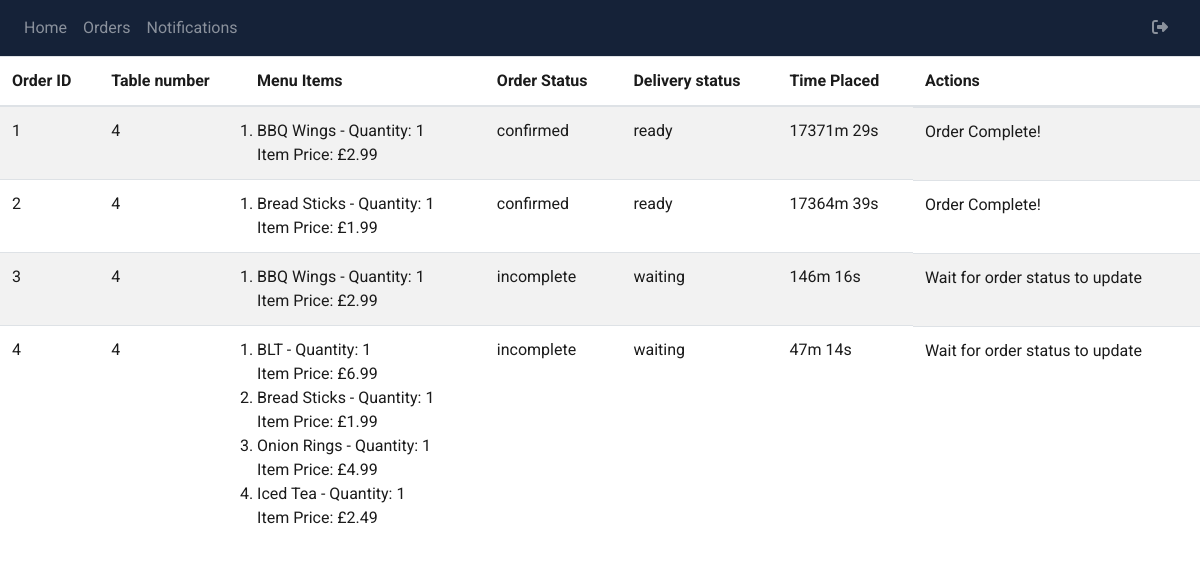
Page /kitchen/view-orders (signed in) on the committed database.
### packages/models.py (models this page shows, shortened)
class Order(db.Model):
    __tablename__ = "orders"
    id = db.Column(db.Integer, primary_key = True)
    user_id = db.Column(db.Integer, db.ForeignKey('users.id'))
    order_menu_items = db.relationship("OrderMenuItem", backref = "order", lazy = "dynamic")
    order_total = db.Column(db.Float, nullable = False, default = 0)
    status = db.Column(db.Enum('confirmed', 'incomplete', name='order_status'), nullable = False, default = 'incomplete')
    payment_status = db.Column(db.Enum('paid', 'unpaid', name='payment_status'), nullable = False, default = 'unpaid')
    delivery_status = db.Column(db.Enum('waiting', 'preparing', 'ready', 'otw', 'delivered', name='delivery_status'), nullable = False, default = 'waiting')
    time_placed = db.Column(db.DateTime, nullable=False, default=datetime.utcnow())

class User(db.Model):
    __tablename__ = "users"
    id = db.Column(db.Integer, primary_key = True, autoincrement = True)
    username = db.Column(db.String(100), unique = True, nullable = False)
    password = db.Column(db.String(1000), nullable = False)
    user_type = db.Column(db.Enum('customer', 'waiter', 'kitchen_staff','admin', name='user_type'), nullable = False)
    table_number = db.Column(db.Integer)
    table_number_start = db.Column(db.Integer)
    table_number_end = db.Column(db.Integer)

class MenuItem(db.Model):
    __tablename__ = "menu_items"
    id = db.Column(db.Integer, primary_key=True, autoincrement=True)
    name = db.Column(db.String(100), nullable=False)
    price = db.Column(db.Float, nullable=False)
    description = db.Column(db.String(300))
    ingredients = db.relationship("Ingredient", secondary=menu_item_ingredient, lazy="dynamic")
    calories = db.Column(db.Integer)
    type = db.Column(db.Enum('starters', 'mains', 'sides', 'desserts', 'drinks', name='MenuItem_type'), nullable=False)
    picture = db.Column(db.String(200), nullable=True)
    featured = db.Column(db.Boolean, default=False, nullable=True)

class OrderMenuItem(db.Model):
    __tablename__ = "order_menu_item"
    id = db.Column(db.Integer, primary_key = True, autoincrement = True)
    order_id = db.Column(db.Integer, db.ForeignKey("orders.id"), nullable = False)
    menu_item_id = db.Column(db.Integer, db.ForeignKey("menu_items.id"), nullable = False)
    quantity = db.Column(db.Integer, nullable = False, default = 1)
    item_price = db.Column(db.Float, nullable = False, default = 0)

### kitchen/kitchen.py (the view)
@kitchen.route('view-orders')
@kitchenstaff_required
def viewOrders():
    orders = Order.query.filter(not_(Order.delivery_status == 'delivered')).all()
    menu_items = MenuItem.query.all()
    users = User.query.all()
    return render_template('kitchen-view-order.html', orders = orders, menu_items = menu_items, users = users)

### kitchen/static/functions/kitchen_functions.py (called while the page is built, shortened)
def kitchenstaff_required(func):
    @functools.wraps(func)
    def wrapper(*args, **kwargs):
        return func(*args, **kwargs)
    return wrapper

### kitchen/templates/Kitchen-view-order.html (shortened to what this page needs)
{% extends "base.html" %} {% block title %}Display all Orders{% endblock %}
{% block content %}
<link rel="stylesheet" href="./static/style/kitchen-style.css">
<div class = "view-orders">
   <div class="orders">
      <table class="table table-striped">
         <thead>
            <tr>
               <th>Order ID</th>
               <th>Table number</th>
               <th>Menu Items</th>
               <th>Order Status</th>
               <th>Delivery status</th>
               <th>Time Placed</th>
               <th>Actions</th>
            </tr>
         </thead>
         <tbody>
            {% for item in orders %}
            <tr>
               <td>{{ item.id }}</td>
               <td>
                  {% for user in users %}
                  {% if user.id == item.user_id %}
                  {{ user.table_number }}
                  {% endif %}
                  {% endfor %}
               </td>
               <td>
                  <ol>
                     {% for order_menu_item in item.order_menu_items %}
                     {% for menu_item in menu_items %}
                     {% if order_menu_item.menu_item_id == menu_item.id %}
                     <li>
                        {{menu_item.name}} - Quantity: {{order_menu_item.quantity}}
                        <br> Item Price: £{{order_menu_item.item_price}}
                     </li>
                     {% endif %}
                     {% endfor %}
                     {% endfor %}
                  </ol>
               </td>
               <td>{{ item.status }}</td>
               <td>{{item.delivery_status}}</td>
               <td id="time-placed-{{ item.id }}">{{ item.time_placed.strftime('%Y-%m-%d %H:%M:%S') }}</td>
               <td class="button-cell">
                  {% if item.status == 'incomplete' %}
                  <p>Wait for order status to update</p>
                  {% else %}
                  {% if item.delivery_status == 'waiting' %}
                  <form action="{{ url_for('kitchen.changeDelivery', order_id=item.id, status = 'preparing', user_id = item.user_id) }}" method="post">
                     <button type="submit" class="btn btn-success order-button"> Preparing! </button>
                  </form>
                  {% else %}
                  <p>Order Complete!</p>
                  {% endif %}
                  {% endif %}
               </td>
            </tr>
            {% endfor %}
         </tbody>
      </table>
   </div>
</div>
{%endblock%}

### kitchen/static/style/kitchen-style.css (style rules this page uses)
.view-orders { background-repeat: no-repeat; background-size: cover; min-height: 100vh; color: #1b1b1b; }
.table-striped { color: #1b1b1b; }
.button-cell { display: flex; flex-direction: column; }

### templates/base.html (style rules this page uses)
* { font-family: 'Roboto', sans-serif; }

### kitchen/templates/Kitchen-view-order.html (style rules this page uses)
ol { padding: 0; margin: 0; }
ol li { margin-left: 0; }

### rows in the picture
Order: id "1", status "confirmed", delivery_status "ready", shows "Order Complete!"
User: table_number "4"
OrderMenuItem: quantity "1", item_price "2.99"
MenuItem: name "BBQ Wings"
Order: id "2", status "confirmed", delivery_status "ready", shows "Order Complete!"
OrderMenuItem: quantity "1", item_price "1.99"
MenuItem: name "Bread Sticks"
Order: id "3", status "incomplete", delivery_status "waiting", shows "Wait for order status to update"
OrderMenuItem: quantity "1", item_price "2.99"
Order: id "4", status "incomplete", delivery_status "waiting", shows "Wait for order status to update"
OrderMenuItem: quantity "1", item_price "6.99"
MenuItem: name "BLT"
OrderMenuItem: quantity "1", item_price "1.99"
OrderMenuItem: quantity "1", item_price "4.99"
MenuItem: name "Onion Rings"
OrderMenuItem: quantity "1", item_price "2.49"
MenuItem: name "Iced Tea"
